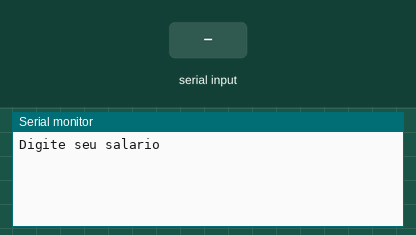
A sketch run on a simulated Arduino Uno, built with avr-gcc and run on an emulated ATmega328P. Parts: the last lines printed to the serial monitor. The inputs (shaded band) are chosen by the test bench.

Above: at 1.2 s.
1.3 s: "90,45\n" received over Serial
At 2.1 s:
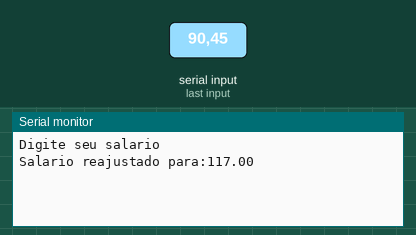
3.8 s: "30,150\n" received over Serial
At 4.5 s:
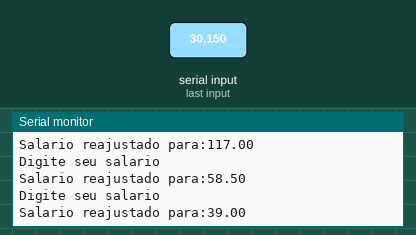
Timing chart, 0 to 6.8 s (numbered marks = the images above; inputs shaded):
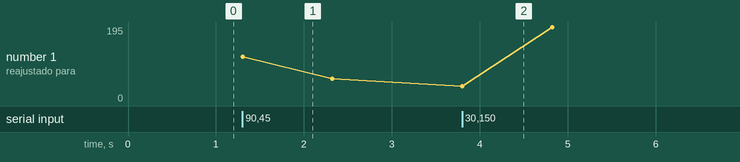

Measured:
- after the input at 1.3 s, the serial monitor: prints a new line at once (image 1)
- after the input at 3.8 s, the serial monitor: prints a new line at once (image 2)

The sketch:

Exerc_cios_09.ino
```cpp
//Escreva um programa que receba o salário de um funcionário e imprima o valor do salário reajustado
//uma mensagem caso ofuncionário não tenha direito a aumento

//Variaveis
 float salario = 0;


void setup()
{
  Serial.begin(9600);
}

void loop()
{
  Serial.println("Digite seu salario");//informa uma mensagem ao usuario
  while(! Serial.available());//espera o usuario digitar (dar enter)
  salario = Serial.parseFloat();

  //processamento
  if(salario < 500){//true
   salario = salario  * 1.3;
    Serial.println("Salario reajustado para:"  + String (salario));
   }else {
    Serial.println("uma mensagem caso ofuncionario nao tenha direito a aumento");
      }
  delay(1000);
}
```
